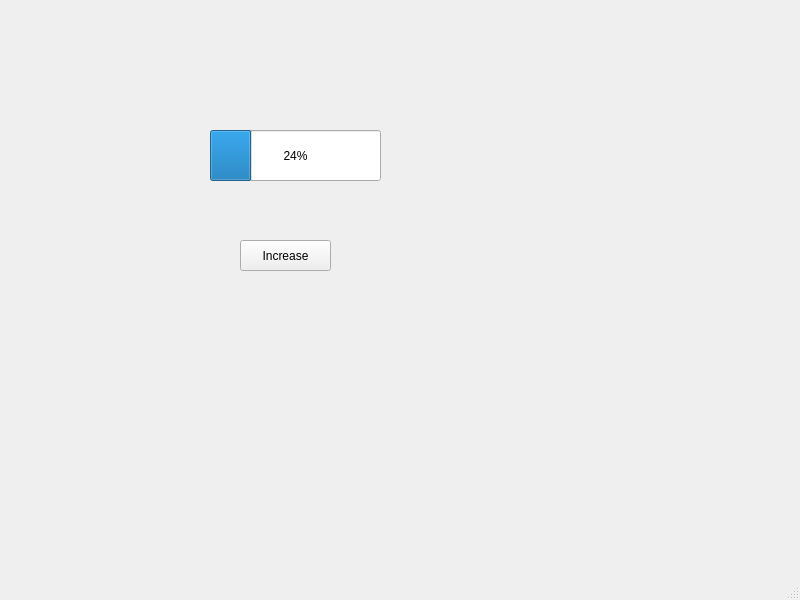
<?xml version="1.0" encoding="UTF-8"?>
<ui version="4.0">
 <class>MainWindow</class>
 <widget class="QMainWindow" name="MainWindow">
  <property name="geometry">
   <rect>
    <x>0</x>
    <y>0</y>
    <width>800</width>
    <height>600</height>
   </rect>
  </property>
  <property name="windowTitle">
   <string>MainWindow</string>
  </property>
  <widget class="QWidget" name="centralwidget">
   <widget class="QProgressBar" name="progressBar">
    <property name="geometry">
     <rect>
      <x>210</x>
      <y>130</y>
      <width>171</width>
      <height>51</height>
     </rect>
    </property>
    <property name="value">
     <number>24</number>
    </property>
   </widget>
   <widget class="QPushButton" name="pushButton">
    <property name="geometry">
     <rect>
      <x>240</x>
      <y>240</y>
      <width>91</width>
      <height>31</height>
     </rect>
    </property>
    <property name="text">
     <string>Increase</string>
    </property>
   </widget>
  </widget>
  <widget class="QMenuBar" name="menubar">
   <property name="geometry">
    <rect>
     <x>0</x>
     <y>0</y>
     <width>800</width>
     <height>21</height>
    </rect>
   </property>
  </widget>
  <widget class="QStatusBar" name="statusbar"/>
 </widget>
 <resources/>
 <connections/>
</ui>
